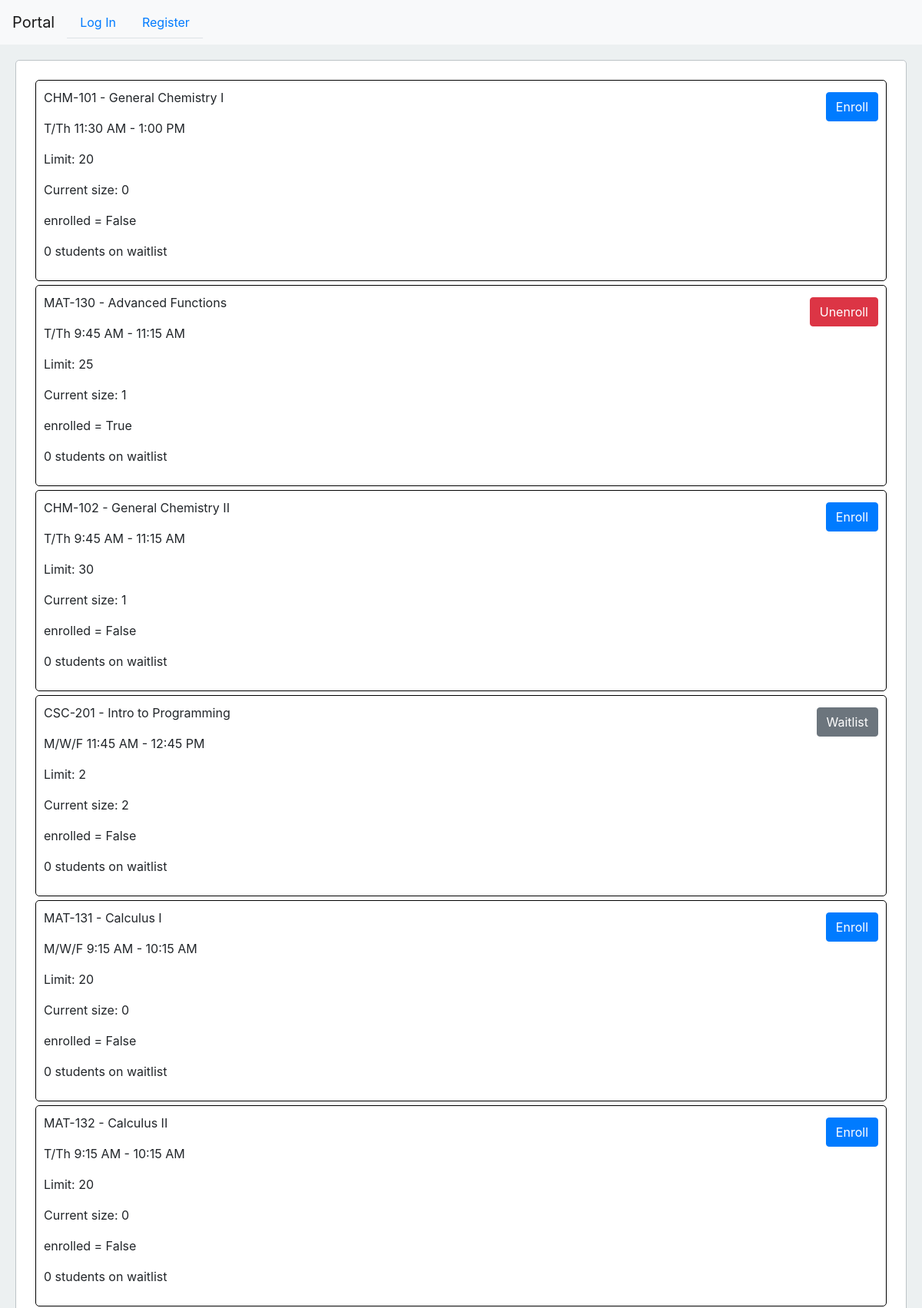
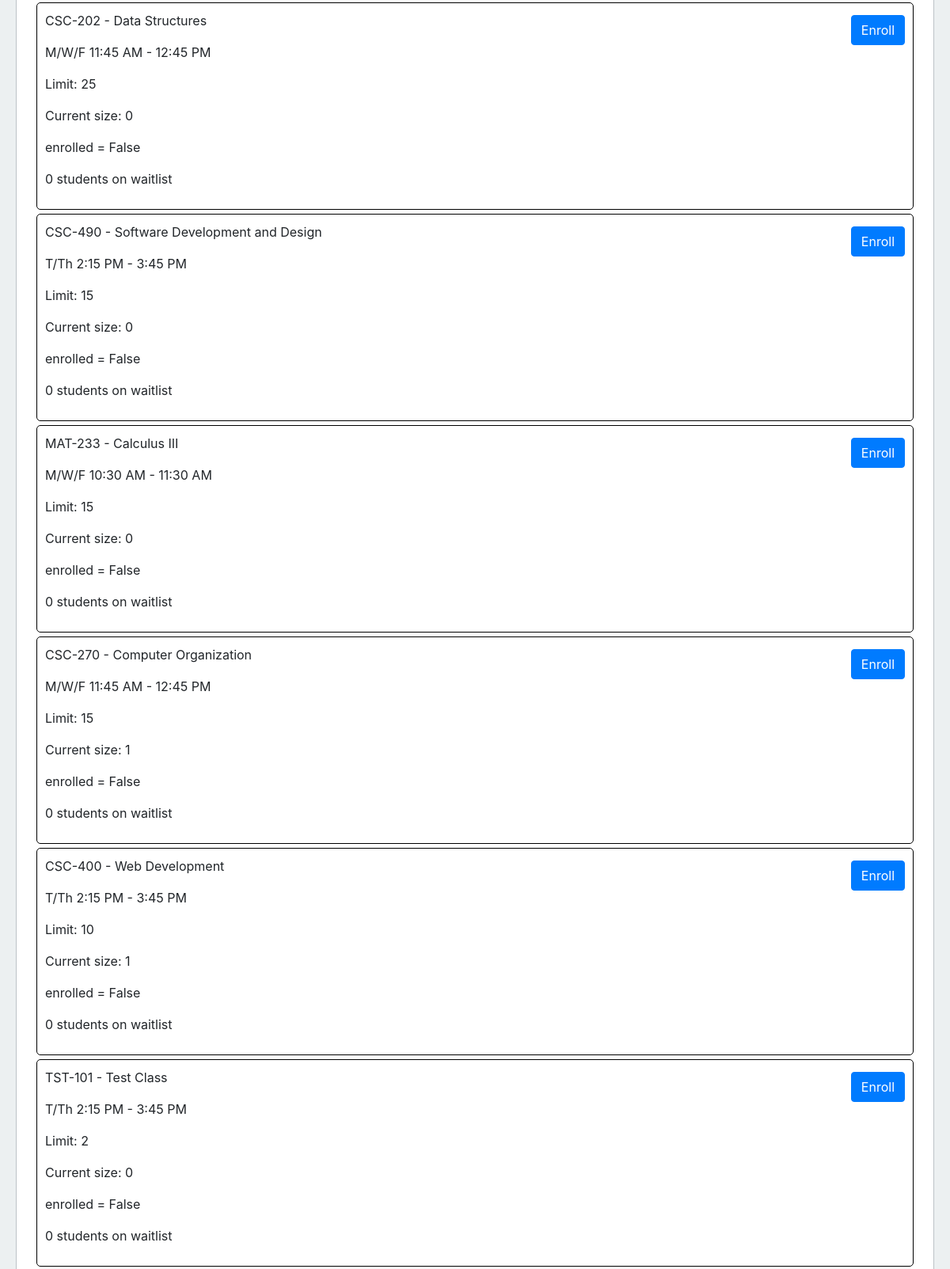
Page /catalog/10/ (upper part) on the committed database (2 pictures, top to bottom).
### studentPortal/models.py (models this page shows)
class Class(models.Model):
    className = models.CharField(max_length=100)
    classNumber = models.CharField(max_length=8, default=None)
    classTimings = models.CharField(max_length=100)
    studentLimit = models.PositiveIntegerField()
    studentList = models.ManyToManyField(Student, related_name='students', blank=True)
    studentWaitlist = models.ManyToManyField(Student, related_name='studentWaitlist', blank=True)
    def __str__(self):
        return f"{self.classNumber} - {self.className}"

### studentPortal/views.py (the view, shortened to what this page needs)
# urls.py: path("catalog/<int:userID>/", views.catalog, name="catalog"),
def catalog(request, userID):
    user = User.objects.get(pk=userID)
    student = Student.objects.filter(student=user).first()
    classes = Class.objects.all()
    classData = []
    if student:
        for classObj in classes:
            enrolled = student in classObj.studentList.all()
            currentStudentCount = classObj.studentList.count()
            waitlistCount = classObj.studentWaitlist.count()
            classData.append({
                "classObj": classObj,
                "currentStudentCount": currentStudentCount,
                "enrolled": enrolled,
                "waitlistCount": waitlistCount
            })
    return render(request, "studentPortal/catalog.html", {
        "classData": classData,
    })

### studentPortal/templates/studentPortal/catalog.html (shortened to what this page needs)
{% extends "studentPortal/layout.html" %}
{% block body %}
{% for class in classData %}
    <div class="catalog">
        <p>{{class.classObj}}</p>
        <p>{{class.classObj.classTimings}}</p>
        <p>Limit: {{class.classObj.studentLimit}}</p>
        <p>Current size: {{class.currentStudentCount}}</p>
        <p>enrolled = {{class.enrolled}}</p>
        <p>{{class.waitlistCount}} students on waitlist</p>
        {% if not class.enrolled and class.currentStudentCount < class.classObj.studentLimit %}
            <form action="{% url 'enroll' class.classObj.id user.id %}" method="post">
                <input class="btn btn-primary" type="submit" value="Enroll" style="position: absolute; right: 10px; top: 15px;">
            </form>
        {% elif not class.enrolled and class.currentStudentCount == class.classObj.studentLimit %}
            <form action="{% url 'waitlist' class.classObj.id user.id %}" method="post">
                <input class="btn btn-secondary" type="submit" value="Waitlist" style="position: absolute; right: 10px; top: 15px;">
            </form>
        {% else %}
            <form action="{% url 'unenroll' class.classObj.id user.id %}" method="post">
                <input class="btn btn-danger" type="submit" value="Unenroll" style="position: absolute; right: 10px; top: 15px;">
            </form>
        {% endif %}
    </div>
{% endfor %}
{% endblock %}

### studentPortal/static/studentPortal/styles.css (style rules this page uses)
body { background-color: #ecf0f1; }
.catalog { padding: 10px; border: solid black 1px; border-radius: 5px; margin: 5px; position: relative; }

### rows in the picture
Class: classObj "CHM-101 - General Chemistry I", classObj.classTimings "T/Th 11:30 AM - 1:00 PM", classObj.studentLimit "20", currentStudentCount "0", enrolled "False", waitlistCount "0"
Class: classObj "MAT-130 - Advanced Functions", classObj.classTimings "T/Th 9:45 AM - 11:15 AM", classObj.studentLimit "25", currentStudentCount "1", enrolled "True", waitlistCount "0"
Class: classObj "CHM-102 - General Chemistry II", classObj.classTimings "T/Th 9:45 AM - 11:15 AM", classObj.studentLimit "30", currentStudentCount "1", enrolled "False", waitlistCount "0"
Class: classObj "CSC-201 - Intro to Programming", classObj.classTimings "M/W/F 11:45 AM - 12:45 PM", classObj.studentLimit "2", currentStudentCount "2", enrolled "False", waitlistCount "0"
Class: classObj "MAT-131 - Calculus I", classObj.classTimings "M/W/F 9:15 AM - 10:15 AM", classObj.studentLimit "20", currentStudentCount "0", enrolled "False", waitlistCount "0"
Class: classObj "MAT-132 - Calculus II", classObj.classTimings "T/Th 9:15 AM - 10:15 AM", classObj.studentLimit "20", currentStudentCount "0", enrolled "False", waitlistCount "0"
Class: classObj "CSC-202 - Data Structures", classObj.classTimings "M/W/F 11:45 AM - 12:45 PM", classObj.studentLimit "25", currentStudentCount "0", enrolled "False", waitlistCount "0"
Class: classObj "CSC-490 - Software Development and Design", classObj.classTimings "T/Th 2:15 PM - 3:45 PM", classObj.studentLimit "15", currentStudentCount "0", enrolled "False", waitlistCount "0"
Class: classObj "MAT-233 - Calculus III", classObj.classTimings "M/W/F 10:30 AM - 11:30 AM", classObj.studentLimit "15", currentStudentCount "0", enrolled "False", waitlistCount "0"
Class: classObj "CSC-270 - Computer Organization", classObj.classTimings "M/W/F 11:45 AM - 12:45 PM", classObj.studentLimit "15", currentStudentCount "1", enrolled "False", waitlistCount "0"
Class: classObj "CSC-400 - Web Development", classObj.classTimings "T/Th 2:15 PM - 3:45 PM", classObj.studentLimit "10", currentStudentCount "1", enrolled "False", waitlistCount "0"
Class: classObj "TST-101 - Test Class", classObj.classTimings "T/Th 2:15 PM - 3:45 PM", classObj.studentLimit "2", currentStudentCount "0", enrolled "False", waitlistCount "0"
